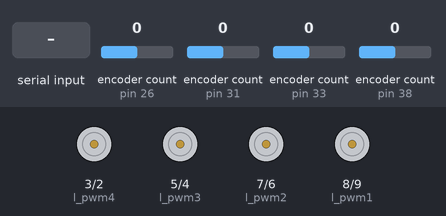
Bench run of a sketch on a simulated Arduino Uno, built with avr-gcc and run on an emulated ATmega328P. On the bench: motor-driver pin pairs drawn as motors (green arrow = first pin HIGH = forward, orange = second pin HIGH = backward, longer = more drive). Inputs (shaded band) come from the test bench; at power-on: encoder count (sensors on pin 26, pin 31, pin 33, pin 38) 0. What the sketch prints to the serial monitor is not drawn.

Above: at 1.2 s.
1.3 s: "30,150\n" received over Serial
At 2.1 s:
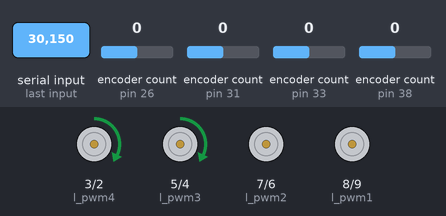
3.8 s: "90,45\n" received over Serial
At 4.2 s:
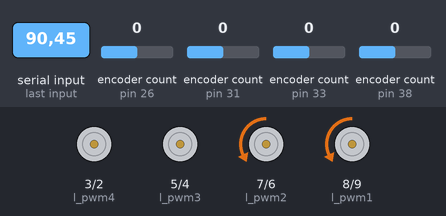
6.3 s: encoder count (sensor on pin 26) set to -1
9.3 s: "90\n" received over Serial
At 9.6 s:
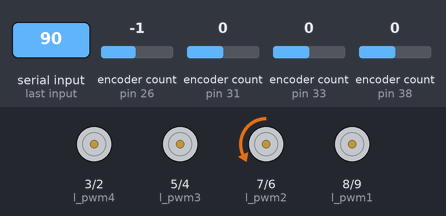
11.8 s: encoder count (sensor on pin 31) set to -1
14.8 s: "90,45\n" received over Serial
At 17.0 s:
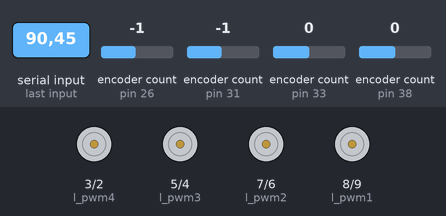
Timing chart, 0 to 17.3 s (numbered marks = the images above; inputs shaded):
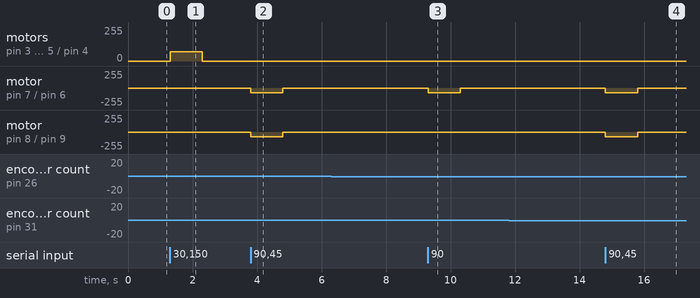

Measured:
- after the input at 1.3 s, motor on pin 3 (l_pwm4) / pin 2 (r_pwm4), motor on pin 5 (l_pwm3) / pin 4 (r_pwm3): stopped → forward 70/255 at once, → stopped 1.0 s later
- after the input at 3.8 s, motor on pin 7 (l_pwm2) / pin 6 (r_pwm2), motor on pin 8 (l_pwm1) / pin 9 (r_pwm1): stopped → backward 70/255 at once, → stopped 1.0 s later
- after the input at 9.3 s, motor on pin 7 (l_pwm2) / pin 6 (r_pwm2): stopped → backward 70/255 at once, → stopped 1.0 s later
- after the input at 14.8 s, motor on pin 7 (l_pwm2) / pin 6 (r_pwm2), motor on pin 8 (l_pwm1) / pin 9 (r_pwm1): stopped → backward 70/255 at once, → stopped 1.0 s later

The sketch:

module_swerve.ino
```cpp
#include<Encoder.h>

long cpr1 = 465098;
long cpr2 = 467189;
long cpr3 = 468765;
long cpr4 = 466072;

#define r_pwm1 9
#define l_pwm1 8

#define l_pwm2 7
#define r_pwm2 6

#define l_pwm3 5
#define r_pwm3 4

#define l_pwm4 3
#define r_pwm4 2

//Encoder Pins
int enco1A = 26;
int enco1B = 27;
//Encoder Pins
int enco2A = 33;
int enco2B = 32;
//Encoder Pins
int enco3A = 38;
int enco3B = 37;
//Encoder Pins
int enco4A = 31;
int enco4B = 30;

Encoder enco1(enco1A, enco1B);
Encoder enco2(enco2A, enco2B);
Encoder enco3(enco3A, enco3B);
Encoder enco4(enco4A, enco4B);

#define pwm 70

class Module{
  private:
    int index;
    int Rpwm,Lpwm;
    long cpr;
    int CA = 0,SA;
    Encoder& enco;
  public:
    int dir = 1;
    Module(int index, int Rpwm, int Lpwm, Encoder& enco, long cpr) : enco(enco){
      this-> index = index;
      this-> Rpwm = Rpwm;
      this-> Lpwm = Lpwm;
      this-> cpr = cpr;
    }

    void motor(int r, int l){
      analogWrite(Rpwm, r);
      analogWrite(Lpwm, l);
    }

    int t2a(){
      long tick = enco.read();
      tick = tick % cpr;
      tick = tick < 0 ? tick + cpr : tick;
      CA = map(tick, 0, cpr, 0, 360);
      return CA % 360;
    }

    int short_angle(int TA) {
      int target_angle;
      CA = t2a();
      if(abs(TA - CA) <=90 || 270 <= abs(TA - CA)){
        target_angle = TA;
        dir = 1;
        return target_angle;
      }
      else{
        target_angle = TA - 180;
        target_angle = target_angle < 0 ? target_angle + 360 : target_angle;
        dir = -1;
        return target_angle;
      }
    }

    void set_angle(int target_angle){
      // int flag = 1;
      int pArc, nArc;
      pArc = target_angle - CA;
      pArc = pArc >= 0 ? pArc : 360 + pArc;

      nArc = 360 - pArc;
      // if(flag == 1){
        // Serial.println("aaaaaa");
        if(target_angle == CA){
          motor(0, 0);
          // dir = 1;
        }
        else if (pArc < nArc && ((nArc - pArc) < (360 - 5))) {
          motor(pwm, 0);
          // dir = -1;
        }
        else if(nArc < pArc && ((pArc - nArc) < (360 - 5))){
          motor(0, pwm);
        }
      // }
        else {
          motor(0, 0);
          // dir = 1;
        }
    }

    void actuate(int TA){
      int target_angle = short_angle(TA);
      set_angle(target_angle);
      // set_velocity();
    }
};

  Module Module1(1,r_pwm1,l_pwm1,enco1,cpr1);
  Module Module2(2,r_pwm2,l_pwm2,enco2,cpr2);
  Module Module3(3,r_pwm3,l_pwm3,enco3,cpr3);
  Module Module4(4,r_pwm4,l_pwm4,enco4,cpr4);

void setup() {
  // put your setup code here, to run once:
  Serial.begin(115200);

  pinMode(l_pwm1, OUTPUT);
  pinMode(r_pwm1, OUTPUT);
  pinMode(l_pwm2, OUTPUT);
  pinMode(r_pwm2, OUTPUT);
  pinMode(l_pwm3, OUTPUT);
  pinMode(r_pwm3, OUTPUT);
  pinMode(l_pwm4, OUTPUT);
  pinMode(r_pwm4, OUTPUT);

}
int a;
void loop() {
  // put your main code here, to run repeatedly:
  if(Serial.available()){
    a = Serial.parseInt();
    // Serial.println(a);
  }
  Module1.actuate(a);
  Module2.actuate(a);
  Module3.actuate(a);
  Module4.actuate(a);

  Serial.println((String)Module1.dir+ "\t"+ Module2.dir +"\t"+ Module3.dir+"\t"+Module4.dir);
}
```
